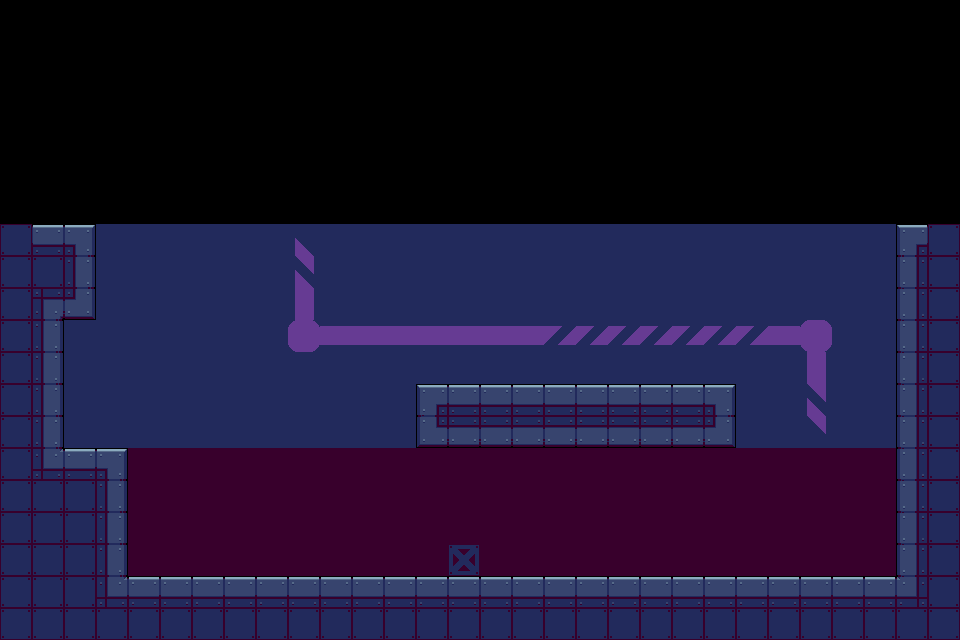

Rendered tile map (Tiled .tmx) drawn with the repository's tilesets; below, a short description and the full map source, tile grids included:
An orthogonal 30x20 tile map with 32x32 px tiles, 3 tile layers (background, proto, metal) and 8 objects (6x collision, Spawn, Enemy).

<map version="1.10" tiledversion="1.11.2" orientation="orthogonal" renderorder="right-down" width="30" height="20" tilewidth="32" tileheight="32" infinite="0" nextlayerid="25" nextobjectid="468">
 <tileset firstgid="1" source="background.tsx" />
 <imagelayer id="18" name="Image Layer 1" tintcolor="#37446e" offsetx="-114.843" offsety="642.074" repeatx="1">
  <image source="backgroundImages/1.png" trans="37446e" width="576" height="324" />
 </imagelayer>
 <imagelayer id="19" name="Image Layer 1" offsetx="-104.402" offsety="-179.224" parallaxx="0.2" parallaxy="0.5" repeatx="1">
  <image source="backgroundImages/2.png" width="576" height="324" />
 </imagelayer>
 <imagelayer id="20" name="Image Layer 1" offsetx="0" offsety="320.167" parallaxx="0.5" repeatx="1">
  <image source="backgroundImages/3.png" width="576" height="324" />
 </imagelayer>
 <imagelayer id="21" name="Image Layer 1" offsetx="0" offsety="320.167" parallaxx="0.7" repeatx="1">
  <image source="backgroundImages/4.png" width="576" height="324" />
 </imagelayer>
 <imagelayer id="22" name="Image Layer 1" offsetx="0" offsety="320.167" parallaxx="0.9" repeatx="1">
  <image source="backgroundImages/5.png" width="576" height="324" />
 </imagelayer>
 <layer id="3" name="background" width="30" height="20">
  <data encoding="csv">
0,0,0,0,0,0,0,0,0,0,0,0,0,0,0,0,0,0,0,0,0,0,0,0,0,0,0,0,0,0,
0,0,0,0,0,0,0,0,0,0,0,0,0,0,0,0,0,0,0,0,0,0,0,0,0,0,0,0,0,0,
0,0,0,0,0,0,0,0,0,0,0,0,0,0,0,0,0,0,0,0,0,0,0,0,0,0,0,0,0,0,
0,0,0,0,0,0,0,0,0,0,0,0,0,0,0,0,0,0,0,0,0,0,0,0,0,0,0,0,0,0,
0,0,0,0,0,0,0,0,0,0,0,0,0,0,0,0,0,0,0,0,0,0,0,0,0,0,0,0,0,0,
0,0,0,0,0,0,0,0,0,0,0,0,0,0,0,0,0,0,0,0,0,0,0,0,0,0,0,0,0,0,
0,0,0,0,0,0,0,0,0,0,0,0,0,0,0,0,0,0,0,0,0,0,0,0,0,0,0,0,0,0,
11,11,11,11,11,11,11,11,11,46,11,11,11,11,11,11,11,11,11,11,11,11,11,11,11,11,11,11,11,11,
11,11,11,11,11,11,11,11,11,10,11,11,11,11,11,11,11,11,11,11,11,11,11,11,11,11,11,11,11,11,
11,11,11,11,11,11,11,11,11,1,11,11,11,11,11,11,11,11,11,11,11,11,11,11,11,11,11,11,11,11,
11,11,11,11,11,11,11,11,11,20,51,51,51,51,51,51,51,15,15,15,15,15,15,15,51,20,11,11,11,11,
11,11,11,11,11,11,11,11,11,11,11,11,11,11,11,11,11,11,11,11,11,11,11,11,11,1,11,11,11,11,
11,11,11,11,11,11,11,11,11,11,11,11,11,11,11,11,11,11,11,11,11,11,11,11,11,10,11,11,11,11,
11,11,11,11,11,11,11,11,11,11,11,11,11,11,11,11,11,11,11,11,11,11,11,11,11,55,11,11,11,11,
64,64,64,64,64,64,64,64,64,64,64,64,64,64,64,64,64,64,64,64,64,64,64,64,64,64,64,64,64,64,
64,64,64,64,64,64,64,64,64,64,64,64,64,64,64,64,64,64,64,64,64,64,64,64,64,64,64,64,64,64,
64,64,64,64,64,64,64,64,64,64,64,64,64,64,64,64,64,64,64,64,64,64,64,64,64,64,64,64,64,64,
64,64,64,64,64,64,64,64,64,64,64,64,64,64,42,64,64,64,64,64,64,64,64,64,64,64,64,64,64,64,
64,64,64,64,64,64,64,64,64,64,64,64,64,64,64,64,64,64,64,64,64,64,64,64,64,64,64,64,64,64,
64,64,64,64,64,64,64,64,64,64,64,64,64,64,64,64,64,64,64,64,64,64,64,64,64,64,64,64,64,64
</data>
 </layer>
 <layer id="11" name="proto" width="30" height="20">
  <data encoding="csv">
0,0,0,0,0,0,0,0,0,0,0,0,0,0,0,0,0,0,0,0,0,0,0,0,0,0,0,0,0,0,
0,0,0,0,0,0,0,0,0,0,0,0,0,0,0,0,0,0,0,0,0,0,0,0,0,0,0,0,0,0,
0,0,0,0,0,0,0,0,0,0,0,0,0,0,0,0,0,0,0,0,0,0,0,0,0,0,0,0,0,0,
0,0,0,0,0,0,0,0,0,0,0,0,0,0,0,0,0,0,0,0,0,0,0,0,0,0,0,0,0,0,
0,0,0,0,0,0,0,0,0,0,0,0,0,0,0,0,0,0,0,0,0,0,0,0,0,0,0,0,0,0,
0,0,0,0,0,0,0,0,0,0,0,0,0,0,0,0,0,0,0,0,0,0,0,0,0,0,0,0,0,0,
0,0,0,0,0,0,0,0,0,0,0,0,0,0,0,0,0,0,0,0,0,0,0,0,0,0,0,0,0,0,
2,2,2,0,0,0,0,0,0,0,0,0,0,0,0,0,0,0,0,0,0,0,0,0,0,0,0,0,2,2,
2,2,2,0,0,0,0,0,0,0,0,0,0,0,0,0,0,0,0,0,0,0,0,0,0,0,0,0,2,2,
2,2,2,0,0,0,0,0,0,0,0,0,0,0,0,0,0,0,0,0,0,0,0,0,0,0,0,0,2,2,
2,2,0,0,0,0,0,0,0,0,0,0,0,0,0,0,0,0,0,0,0,0,0,0,0,0,0,0,2,2,
2,2,0,0,0,0,0,0,0,0,0,0,0,0,0,0,0,0,0,0,0,0,0,0,0,0,0,0,2,2,
2,2,0,0,0,0,0,0,0,0,0,0,0,2,2,2,2,2,2,2,2,2,2,0,0,0,0,0,2,2,
2,2,0,0,0,0,0,0,0,0,0,0,0,2,2,2,2,2,2,2,2,2,2,0,0,0,0,0,2,2,
2,2,2,2,0,0,0,0,0,0,0,0,0,0,0,0,0,0,0,0,0,0,0,0,0,0,0,0,2,2,
2,2,2,2,0,0,0,0,0,0,0,0,0,0,0,0,0,0,0,0,0,0,0,0,0,0,0,0,2,2,
2,2,2,2,0,0,0,0,0,0,0,0,0,0,0,0,0,0,0,0,0,0,0,0,0,0,0,0,2,2,
2,2,2,2,0,0,0,0,0,0,0,0,0,0,0,0,0,0,0,0,0,0,0,0,0,0,0,0,2,2,
2,2,2,2,2,2,2,2,2,2,2,2,2,2,2,2,2,2,2,2,2,2,2,2,2,2,2,2,2,2,
2,2,2,2,2,2,2,2,2,2,2,2,2,2,2,2,2,2,2,2,2,2,2,2,2,2,2,2,2,2
</data>
 </layer>
 <layer id="1" name="metal" width="30" height="20">
  <data encoding="csv">
0,0,0,0,0,0,0,0,0,0,0,0,0,0,0,0,0,0,0,0,0,0,0,0,0,0,0,0,0,0,
0,0,0,0,0,0,0,0,0,0,0,0,0,0,0,0,0,0,0,0,0,0,0,0,0,0,0,0,0,0,
0,0,0,0,0,0,0,0,0,0,0,0,0,0,0,0,0,0,0,0,0,0,0,0,0,0,0,0,0,0,
0,0,0,0,0,0,0,0,0,0,0,0,0,0,0,0,0,0,0,0,0,0,0,0,0,0,0,0,0,0,
0,0,0,0,0,0,0,0,0,0,0,0,0,0,0,0,0,0,0,0,0,0,0,0,0,0,0,0,0,0,
0,0,0,0,0,0,0,0,0,0,0,0,0,0,0,0,0,0,0,0,0,0,0,0,0,0,0,0,0,0,
0,0,0,0,0,0,0,0,0,0,0,0,0,0,0,0,0,0,0,0,0,0,0,0,0,0,0,0,0,0,
2,3,44,0,0,0,0,0,0,0,0,0,0,0,0,0,0,0,0,0,0,0,0,0,0,0,0,0,43,2,
2,2,8,0,0,0,0,0,0,0,0,0,0,0,0,0,0,0,0,0,0,0,0,0,0,0,0,0,7,2,
2,4,53,0,0,0,0,0,0,0,0,0,0,0,0,0,0,0,0,0,0,0,0,0,0,0,0,0,7,2,
2,8,0,0,0,0,0,0,0,0,0,0,0,0,0,0,0,0,0,0,0,0,0,0,0,0,0,0,7,2,
2,8,0,0,0,0,0,0,0,0,0,0,0,0,0,0,0,0,0,0,0,0,0,0,0,0,0,0,7,2,
2,8,0,0,0,0,0,0,0,0,0,0,0,43,3,3,3,3,3,3,3,3,44,0,0,0,0,0,7,2,
2,8,0,0,0,0,0,0,0,0,0,0,0,52,12,12,12,12,12,12,12,12,53,0,0,0,0,0,7,2,
2,49,3,44,0,0,0,0,0,0,0,0,0,0,0,0,0,0,0,0,0,0,0,0,0,0,0,0,7,2,
2,2,2,8,0,0,0,0,0,0,0,0,0,0,0,0,0,0,0,0,0,0,0,0,0,0,0,0,7,2,
2,2,2,8,0,0,0,0,0,0,0,0,0,0,0,0,0,0,0,0,0,0,0,0,0,0,0,0,7,2,
2,2,2,8,0,0,0,0,0,0,0,0,0,0,0,0,0,0,0,0,0,0,0,0,0,0,0,0,7,2,
2,2,2,49,3,3,3,3,3,3,3,3,3,3,3,3,3,3,3,3,3,3,3,3,3,3,3,3,9,2,
2,2,2,2,2,2,2,2,2,2,2,2,2,2,2,2,2,2,2,2,2,2,2,2,2,2,2,2,2,2
</data>
 </layer>
 <objectgroup id="5" name="Player">
  <object id="1" name="Spawn" x="178.667" y="534.667">
   <point />
  </object>
  <object id="467" name="Enemy" x="667.943" y="357.895">
   <point />
  </object>
 </objectgroup>
 <objectgroup id="17" name="metal_collision">
  <object id="461" name="collision" x="0" y="224" width="96" height="96" />
  <object id="462" name="collision" x="0" y="320" width="64" height="128" />
  <object id="463" name="collision" x="416" y="384" width="320" height="64" />
  <object id="464" name="collision" x="896" y="224" width="64" height="352" />
  <object id="465" name="collision" x="0" y="448" width="128" height="128" />
  <object id="466" name="collision" x="0" y="576" width="960" height="64" />
 </objectgroup>
</map>